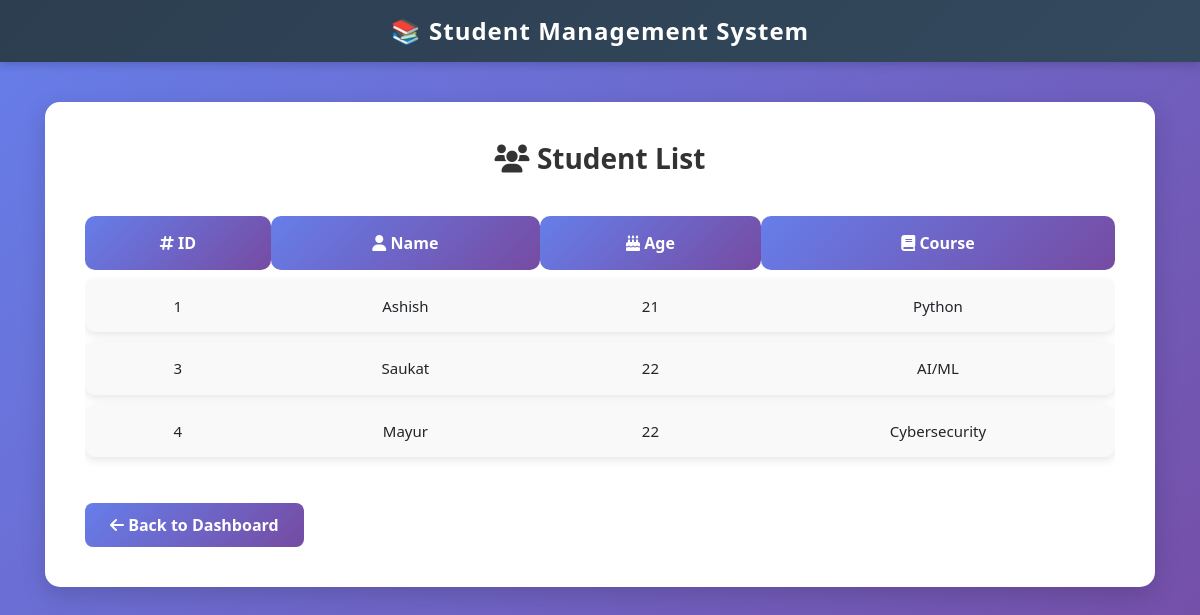
/students/ (signed in), run on an earlier commit of the app's database.
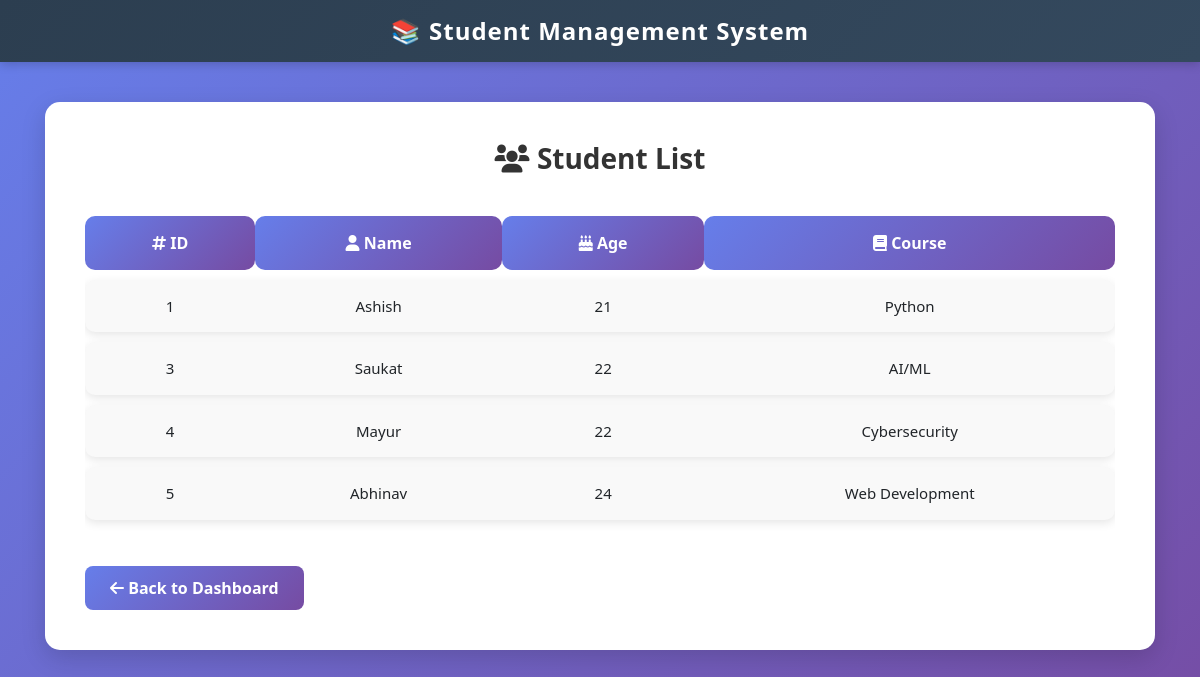
And on a later commit of the database.
### student/models.py (models this page shows, shortened)
class Student(models.Model):
    full_name = models.CharField(max_length=30)
    age = models.IntegerField()
    course = models.ForeignKey(Course, on_delete=models.CASCADE, related_name='students')

class Course(models.Model):
    name = models.CharField(max_length=100)
    def __str__(self):
        return self.name

### student/views.py (the view)
# urls.py: path('students/', views.Student_list, name='student_list'),
@login_required(login_url='login')
def Student_list(request):
    students= Student.objects.select_related()
    context={
        'students': students,
    }
    return render(request, 'student_list.html', context)

### templates/student_list.html (shortened to what this page needs)
<!DOCTYPE html>
<html lang="en">
<head>
    <link rel="stylesheet" href="https://maxcdn.bootstrapcdn.com/bootstrap/4.0.0/css/bootstrap.min.css">
    <link rel="stylesheet" href="https://cdnjs.cloudflare.com/ajax/libs/font-awesome/6.0.0/css/all.min.css">
</head>
<body>
<nav class="navbar navbar-dark bg-dark">
    <span class="navbar-brand mx-auto">📚 Student Management System</span>
</nav>
<div class="container page-container">
    <div class="content-box">
        <h2><i class="fas fa-users"></i> Student List</h2>
        {% if students %}
            <div class="table-responsive">
                <table class="table">
                    <thead>
                        <tr>
                            <th><i class="fas fa-hashtag"></i> ID</th>
                            <th><i class="fas fa-user"></i> Name</th>
                            <th><i class="fas fa-birthday-cake"></i> Age</th>
                            <th><i class="fas fa-book"></i> Course</th>
                        </tr>
                    </thead>
                    <tbody>
                        {% for student in students %}
                        <tr>
                            <td>{{ student.id }}</td>
                            <td>{{ student.full_name }}</td>
                            <td>{{ student.age }}</td>
                            <td>{{ student.course }}</td>
                        </tr>
                        {% endfor %}
                    </tbody>
                </table>
            </div>
        {% else %}
            <div class="empty-state">
                <i class="fas fa-inbox"></i>
                <p>No students found. <a href="{% url 'add_student' %}">Add a new student</a></p>
            </div>
        {% endif %}
        <a href="{% url 'dashboard' %}" class="back-btn">
            <i class="fas fa-arrow-left"></i> Back to Dashboard
        </a>
    </div>
</div>
</body>
</html>

### templates/student_list.html (style rules this page uses)
* { margin: 0; padding: 0; box-sizing: border-box; }
body { background: linear-gradient(135deg, #667eea 0%, #764ba2 100%); min-height: 100vh; font-family: 'Segoe UI', Tahoma, Geneva, Verdana, sans-serif; }
.navbar { background: linear-gradient(135deg, #2c3e50 0%, #34495e 100%); box-shadow: 0 2px 10px rgba(0, 0, 0, 0.2); }
.navbar-brand { color: #fff !important; font-weight: bold; font-size: 24px; letter-spacing: 1px; }
.page-container { margin-top: 40px; margin-bottom: 40px; }
.content-box { background: white; border-radius: 15px; box-shadow: 0 8px 25px rgba(0, 0, 0, 0.15); padding: 40px; }
h2 { color: #333; font-weight: 700; margin-bottom: 30px; text-align: center; font-size: 28px; }
.table { border-collapse: separate; border-spacing: 0 10px; }
.table thead th { background: linear-gradient(135deg, #667eea, #764ba2); color: white; border: none; font-weight: 600; padding: 15px; text-align: center; border-radius: 10px; }
.table tbody tr { background: #f9f9f9; box-shadow: 0 3px 10px rgba(0, 0, 0, 0.1); transition: all 0.3s ease; border-radius: 10px; }
.table tbody td { padding: 15px; text-align: center; border: none; font-size: 15px; }
.table tbody td:first-child { border-radius: 10px 0 0 10px; }
.table tbody td:last-child { border-radius: 0 10px 10px 0; }
.back-btn { display: inline-block; margin-top: 20px; padding: 10px 25px; background: linear-gradient(135deg, #667eea, #764ba2); color: white; border-radius: 8px; text-decoration: none; transition: all 0.3s ease; font-weight: 600; }

What changed in the data, as far as the page shows it:
added Student: id "5", full_name "Abhinav", age "24", course "Web Development"
